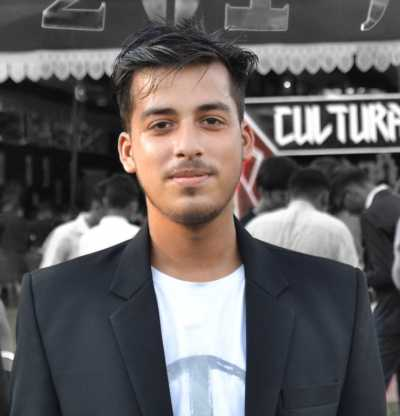
#> input picture Open CV youtube notes/PythonOpencv/Harshcompress.jpg, 400 x 416 px
$ python code9.py
#> lines starting #> are read from the running program, lines starting #| are printed output that depends on the picture; after the words box and inside, x2 and y2 are one past the last pixel; in counts of white or black regions, pixels touching at a corner belong together


'''
Created on 28-Apr-2020
Black and White Scale Using trackbar
@author: Harsh Raj
'''
import numpy as np
import cv2 as cv
def nothing(x):
    print(x)


cv.namedWindow('image')

cv.createTrackbar('CP','image',10,400,nothing)

switch='color/gray'
cv.createTrackbar(switch,'image',0,1,nothing)


while(1):
    img=cv.imread('Harshcompress.jpg')
#> img is the input picture: shape (416, 400, 3); mean B, G, R 95.8, 95.3, 99


    pos=cv.getTrackbarPos('CP','image')
    font=cv.FONT_HERSHEY_SIMPLEX
    cv.putText(img,str(pos),(50,150),font,4,(0,0,255))
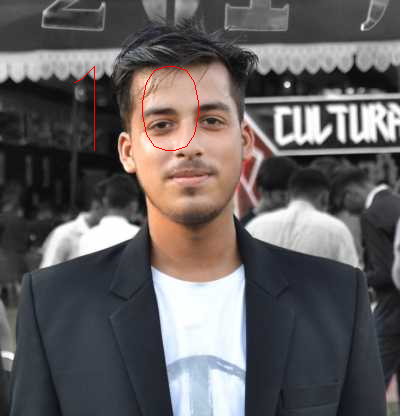
#> img: shape (416, 400, 3); 0.19% of pixels changed, all inside (x1, y1, x2, y2) = (74, 66, 199, 151)

    k=cv.waitKey(1) & 0xFF
#> (key Esc is pressed here)
    if k==27:
        break
    s=cv.getTrackbarPos(switch,'image')

    if s==0:
        pass
    else:
        img=cv.cvtColor(img,cv.COLOR_BGR2GRAY)
    img=cv.imshow('image',img)
cv.destroyAllWindows()
